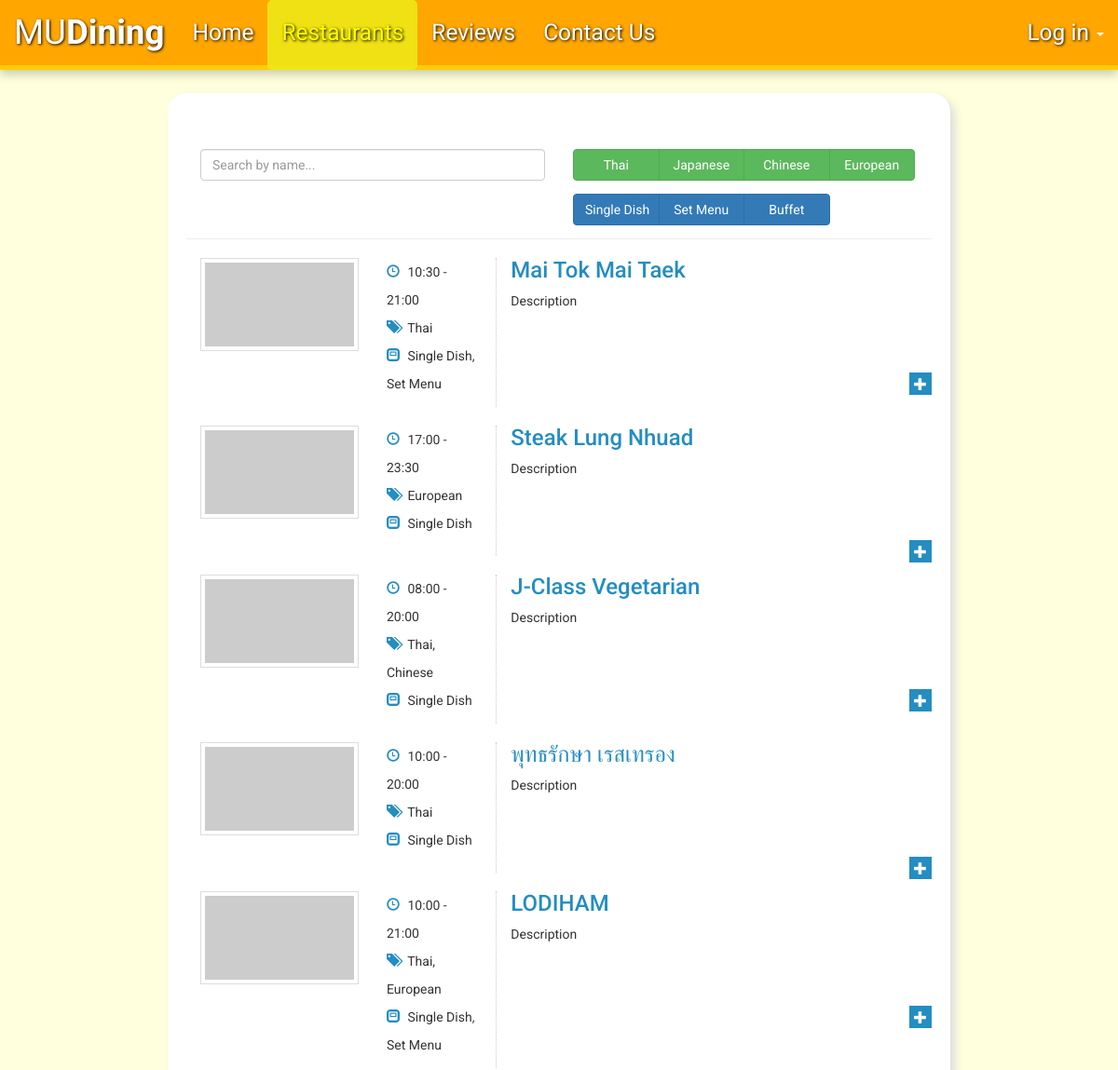
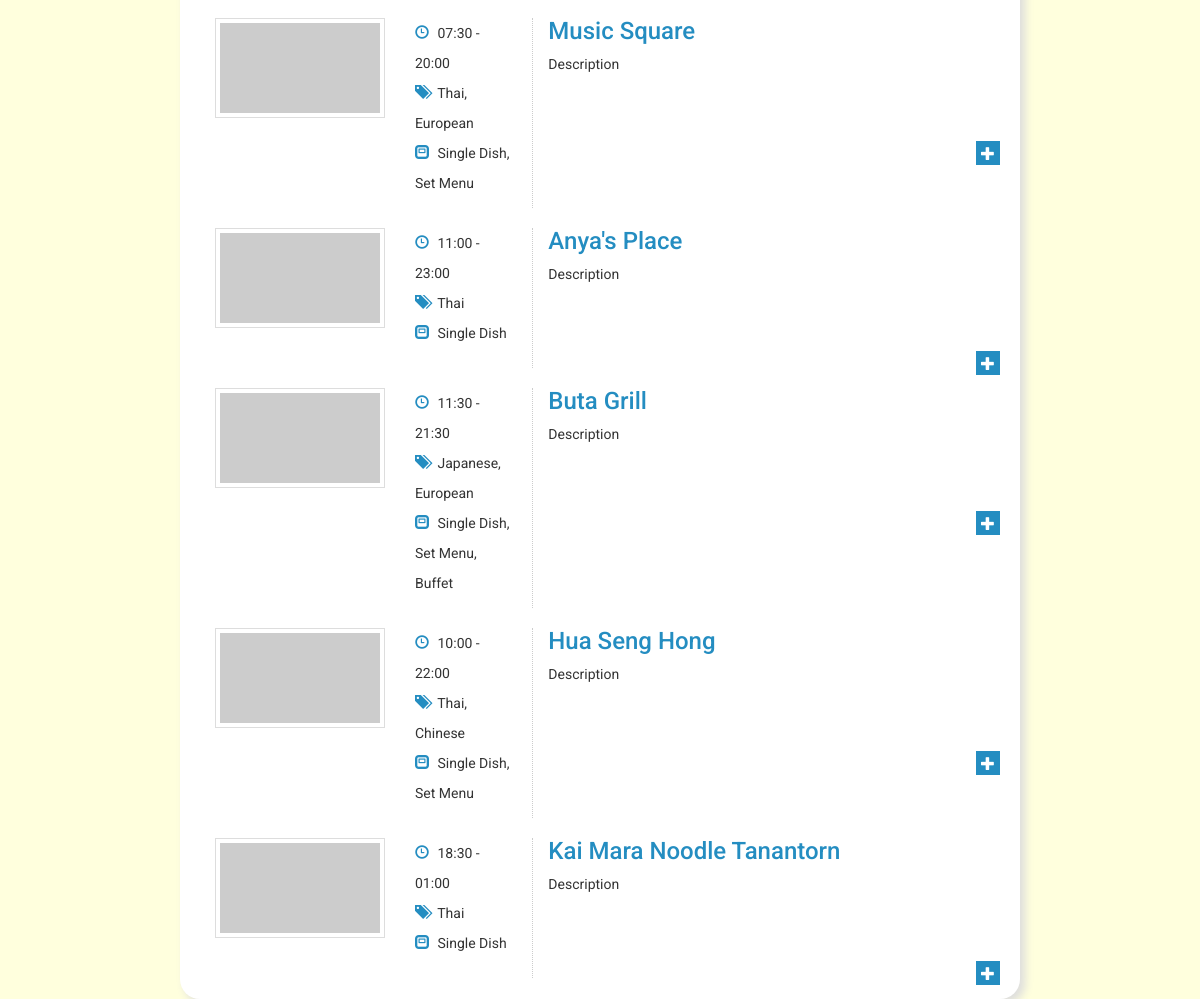
The page /restaurants.php on the database its author committed (2 pictures, top to bottom).
### tables this page shows
CREATE TABLE `restaurant` (
  `RestaurantID` int(11) NOT NULL,
  `Name` varchar(255) NOT NULL,
  `MinPrice` int(11) NOT NULL,
  `MaxPrice` int(11) DEFAULT NULL,
  `Location` varchar(255) NOT NULL,
  `Type` varchar(255) NOT NULL,
  `OpenTime` double NOT NULL,
  `CloseTime` double NOT NULL,
  `Promotion` varchar(255) DEFAULT NULL
);

### restaurants/tolist.php (the view)
<?php
  function totime($input) {
    $minutes = $input - floor($input);
    return gmdate("H:i", $minutes * 6000 + floor($input) * 3600);
  }
  function tolist($result) {
    echo '<article class="search-result row">';
      echo '<div class="col-xs-12 col-sm-12 col-md-3">';
        $name = $result['Name'];
        $url = "view-restaurant.php?id=" . $result['RestaurantID'];
        echo '<a href="'. $url . '" title="' . $name .'" class="thumbnail"><img src="http://lorempixel.com/250/140/food" /></a>';
      echo '</div>';
      echo '<div class="col-xs-12 col-sm-12 col-md-2">';
        echo '<ul class="meta-search">';
          $opentime = totime($result['OpenTime']);
          $closetime = totime($result['CloseTime']);
          echo '<li><i class="glyphicon glyphicon-time"></i> <span>' . $opentime . ' - ' . $closetime . '</span></li>';
          $foodtypes = $dishtypes = "";
          foreach (explode(",", $result['Type']) as $subtype) {
            switch ($subtype) {
              case "01":
                $foodtypes .= "Thai, "; break;
              case "02":
                $foodtypes .= "Japanese, "; break;
              case "03":
                $foodtypes .= "Chinese, "; break;
              case "04":
                $foodtypes .= "European, "; break;
              case "11":
                $dishtypes .= "Single Dish, "; break;
              case "12":
                $dishtypes .= "Set Menu, "; break;
              case "13":
                $dishtypes .= "Buffet, "; break;
            }
          }
          $foodtypes = rtrim($foodtypes, ", ");
          $dishtypes = rtrim($dishtypes, ", ");
          echo '<li><i class="glyphicon glyphicon-tags"></i> <span>' . $foodtypes . '</span></li>';
          echo '<li><i class="glyphicon glyphicon-modal-window"></i> <span>' . $dishtypes . '</span></li>';
        echo '</ul>';
      echo '</div>';
      echo '<div class="col-xs-12 col-sm-12 col-md-7 excerpet">';
        echo '<h3><a href="' . $url . '" title="">' . $name . '</a></h3>';
        echo '<p>Description</p>';
        $reviewURL = "review-editor.php?id=" . $result['RestaurantID'];
            echo '<span class="plus"><a href="' .$reviewURL. '" title="Review this restaurant"><i class="glyphicon glyphicon-plus"></i></a></span>';
      echo '</div>';
      echo '<span class="clearfix borda"></span>';
    echo '</article>';
  }
?>

### restaurants.php (shortened to what this page needs)
<html>
<head>
</head>
<body>
  <?php include_once("navbar.php"); ?>
  <link rel="stylesheet" type="text/css" href="assets/css/restaurants.css" />
  <link rel="stylesheet" type="text/css" href="assets/css/checkbox.css" />
  <div id="wrapper" class="container" style="width:70%;">
    <section class="col-xs-12 col-sm-6 col-md-12 page-header">
      <div class="row">
    		<div class="col-lg-6 col-sm-12 col-xs-12">
  				<form class="form-horizontal" name="search" role="form" method="POST" onkeypress="return event.keyCode != 13;">
  						<input id="searchbox" name="searchbox" type="text" class="form-control" placeholder="Search by name..." autocomplete="off"/>
  				</form>
    		</div>
        <form id="filter1">
          <div class="btn-group col-lg-6 col-sm-12 col-xs-12" data-toggle="buttons">
            <label class="btn btn-success">
              <input type="checkbox" name="foodprefs[]" value="01">Thai
            </label>
            <label class="btn btn-success">
              <input type="checkbox" name="foodprefs[]" value="02">Japanese
            </label>
            <label class="btn btn-success">
              <input type="checkbox" name="foodprefs[]" value="03">Chinese
            </label>
            <label class="btn btn-success">
              <input type="checkbox" name="foodprefs[]" value="04">European
            </label>
      		</div>
        </form>
    	</div>
      <div class="row">
        <form id="filter2">
          <div class="btn-group col-lg-6 col-sm-12 col-xs-12 col-lg-offset-6" data-toggle="buttons">
            <label class="btn btn-primary">
              <input type="checkbox" name="foodprefs[]" value="11">Single Dish
            </label>
            <label class="btn btn-primary">
              <input type="checkbox" name="foodprefs[]" value="12">Set Menu
            </label>
            <label class="btn btn-primary">
              <input type="checkbox" name="foodprefs[]" value="13">Buffet
            </label>
          </div>
        </form>
      </div>
    </section>
    <section class="col-xs-12 col-sm-6 col-md-12 populated">
      <?php
        include_once("dbconnect.php");
        $con->query("CREATE TABLE IF NOT EXISTS restaurant (
          RestaurantID int NOT NULL AUTO_INCREMENT PRIMARY KEY,
          Name varchar(255) NOT NULL UNIQUE,
          MinPrice int NOT NULL,
          MaxPrice int,
          Location varchar(255) NOT NULL,
          Type varchar(255) NOT NULL,
          OpenTime double NOT NULL,
          CloseTime double NOT NULL,
          Promotion varchar(255));
        ");
        include 'restaurants/top_search.php'
      ?>
	   </section>
     <section class="col-xs-12 col-sm-6 col-md-12">
 	   </section>
  </div>
</body>
</html>

### navbar.php (shortened to what this page needs)
<nav class="navbar navbar-default navbar-fixed-top navbar-static-top" role="navigation">
  <div class="container-fluid">
    <div class="navbar-header">
      <a class="navbar-brand">MU<strong>Dining</strong></a>
    </div>
    <div class="collapse navbar-collapse" id="bs-example-navbar-collapse-1">
      <ul class="nav navbar-nav" id="diningmenus">
        <li><a href="index.php">Home</a></li>
        <li><a href="restaurants.php">Restaurants</a></li>
        <li><a href="reviews.php">Reviews</a></li>
        <li><a href="contact.php">Contact Us</a></li>
      </ul>
      <ul class="nav navbar-nav navbar-right">
      </ul>
    </div>
  </div>
</nav>

### restaurants/top_search.php
<?php
	include_once("dbconnect.php");
	require_once("tolist.php");
	$result = $con->query("SELECT * FROM restaurant ORDER BY RestaurantID LIMIT 10");
	while ($results = $result->fetch_array()) {
		$result_array[] = $results;
	}
	foreach ($result_array as $result) {
		tolist($result);
	}
?>

### assets/css/restaurants.css (style rules this page uses)
.search-result .thumbnail { border-radius: 0 !important; }
.search-result:first-child { margin-top: 0 !important; }
.search-result { margin-top: 20px; }
.search-result .col-md-2 { border-right: 1px dotted #ccc; min-height: 140px; }
.search-result ul { padding-left: 0 !important; list-style: none; }
.search-result ul li { font: 400 normal .85em; line-height: 30px; }
.search-result ul li i { padding-right: 5px; }
.search-result .col-md-7 { position: relative; }
.search-result h3 { font: 500 normal 1.375em; margin-top: 0 !important; margin-bottom: 10px !important; }
.search-result h3>a, .search-result i { color: #248dc1 !important; }
.search-result p { font: normal normal 1.125em; }
.search-result span.plus { position: absolute; right: 0; top: 126px; }
.search-result span.plus a { background-color: #248dc1; padding: 5px 5px 3px 5px; }
.search-result span.plus a i { color: #fff !important; }

### assets/css/checkbox.css (style rules this page uses)
.btn { margin-bottom: 5px !important; width: 25%; }

### assets/css/login-panel.css (style rules this page uses)
.navbar, .navbar-default { font-size: 175%; font-family: 'Roboto', sans-serif; border-bottom-style: solid; border-bottom-color: #ffcc00; border-bottom-width: 5px; box-shadow: 0px 5px 10px #ccccaa; }
.navbar-nav>li>a, .navbar-brand { padding-top: 25px !important; padding-bottom: 0 !important; height: 75px !important; max-height: 75px !important; }
.navbar { min-height: 28px !important; max-height: 75px !important; }
.navbar-default { background-color: #ffa600; }
.navbar-default .navbar-brand { font-size: 150%; color: #00aeff; text-decoration: none; text-shadow: 1px 1px 3px #000; cursor: default; transition: all 0.6s; }
.navbar-default .navbar-nav>li>a { color: #fff; text-decoration: none; text-shadow: 1px 1px 3px #000; }
.navbar-default .navbar-nav>.open>a, .navbar-default .navbar-nav>.open>a:hover, .navbar-default .navbar-nav>.open>a:focus, .navbar-default .navbar-nav>.active>a, .navbar-default .navbar-nav>.active>a:hover, .navbar-default .navbar-nav>.active>a:focus { color: yellow; background-color: rgba(237, 235, 23, 0.85); border-radius: 5px; }

### assets/css/style.css (style rules this page uses)
body { font-family: 'Roboto', sans-serif; background-color: #ffffdd; margin: 0; padding: 0; }
.container { opacity: 0; transition: opacity 1s; }
.container-loaded { opacity: 1; }
#wrapper { margin: 100px auto auto auto; width: 55%; padding: 20px; background-color: #ffffff; border-radius: 20px; box-shadow: 5px 5px 10px #ddd; }

### rows shown on the page
restaurant: OpenTime "10:30", CloseTime "21:00", foodtypes "Thai", dishtypes "Single Dish, Set Menu", Name "Mai Tok Mai Taek"
restaurant: OpenTime "17:00", CloseTime "23:30", foodtypes "European", dishtypes "Single Dish", Name "Steak Lung Nhuad"
restaurant: OpenTime "08:00", CloseTime "20:00", foodtypes "Thai, Chinese", dishtypes "Single Dish", Name "J-Class Vegetarian"
restaurant: OpenTime "10:00", CloseTime "20:00", foodtypes "Thai", dishtypes "Single Dish", Name "พุทธรักษา เรสเทรอง"
restaurant: OpenTime "10:00", CloseTime "21:00", foodtypes "Thai, European", dishtypes "Single Dish, Set Menu", Name "LODIHAM"
restaurant: OpenTime "07:30", CloseTime "20:00", foodtypes "Thai, European", dishtypes "Single Dish, Set Menu", Name "Music Square"
restaurant: OpenTime "11:00", CloseTime "23:00", foodtypes "Thai", dishtypes "Single Dish", Name "Anya's Place"
restaurant: OpenTime "11:30", CloseTime "21:30", foodtypes "Japanese, European", dishtypes "Single Dish, Set Menu, Buffet", Name "Buta Grill"
restaurant: OpenTime "10:00", CloseTime "22:00", foodtypes "Thai, Chinese", dishtypes "Single Dish, Set Menu", Name "Hua Seng Hong"
restaurant: OpenTime "18:30", CloseTime "01:00", foodtypes "Thai", dishtypes "Single Dish", Name "Kai Mara Noodle Tanantorn"
